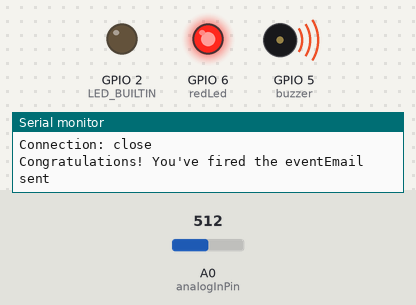
The sketch below on a simulated ESP8266 (NodeMCU). Parts: output pins drawn as LEDs (lit = HIGH, except the on-board LED, lit = LOW), buzzer (waves = sounding, pin HIGH), the last lines printed to the serial monitor. The inputs (shaded band) are chosen by the test bench; at power-on: A0 (analogInPin) = 512. WiFi joins after 1.5 s; servers stay silent unless stated; web services answer with replies made up by the test bench.

Above: at 11.3 s.
11.4 s: A0 (analogInPin) set to 123
16.4 s: A0 (analogInPin) set to 104
At 19.2 s:
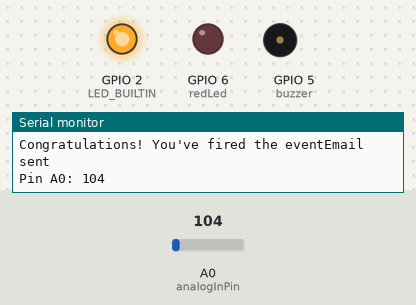
At 21.2 s:
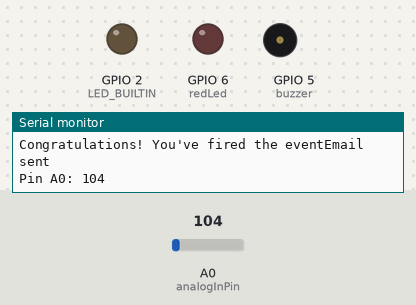
25.8 s: A0 (analogInPin) set to 120
At 29.3 s:
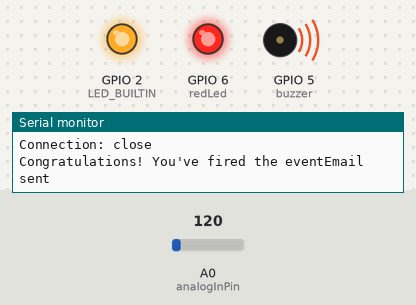
Timing chart, 0 to 40.5 s (numbered marks = the images above; inputs shaded):
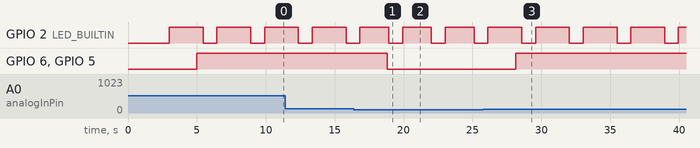

The sketch:

code.ino
```cpp
#include <ESP8266WiFi.h>
int redLed = 6;
int buzzer = 5;
int analogInPin = A0;
// Our threshold value(depends on response to gas during calibration)
int sensorThres = 110;
const char* ssid     = ""; //SSID name
const char* password = ""; //Wifi password

const char* resource = "https://maker.ifttt.com/trigger/above_500/with/key/byZO9AD8P_K6TVMaZfNkf9";
const char* server = "maker.ifttt.com";

void setup() {
  pinMode(redLed, OUTPUT);
  pinMode(buzzer, OUTPUT);
  pinMode(analogInPin, INPUT);
  Serial.begin(9600);
  WiFi.begin(ssid, password);
  Serial.print("Connecting to ");
  Serial.print(ssid); Serial.println(" ...");

  int i = 0;
  while (WiFi.status() != WL_CONNECTED) {
    delay(1000);
    Serial.print(++i);
    Serial.print(' ');
  }
  Serial.println('\n');
  Serial.println("Connection established!");
  Serial.print("IP address:\t");
  Serial.println(WiFi.localIP());
  pinMode(LED_BUILTIN, OUTPUT);

}


void loop() {
  digitalWrite(LED_BUILTIN, LOW);
  delay(1000);                      // Wait for a second
  digitalWrite(LED_BUILTIN, HIGH);  // Turn the LED off by making the voltage HIGH
  delay(2000);
  int analogSensor = analogRead(analogInPin);
  Serial.print("Pin A0: ");
  Serial.println(analogSensor);
  // Checks if it has reached the threshold value
  if (analogSensor > sensorThres)
  {
    digitalWrite(redLed, HIGH);
    digitalWrite(buzzer, HIGH);
    WiFiClient client;
      client.connect(server,80);
      client.print(String("GET ") + resource +
                      " HTTP/1.1\r\n" +
                      "Host: " + server + "\r\n" +
                      "Connection: close\r\n\r\n");

      int timeout = 5 * 10; // 5 seconds
      while(!!!client.available() && (timeout-- > 0))
      {
        delay(100);
      }
      while(client.available())
      {
        Serial.write(client.read());
      }
      client.stop();
      Serial.println("Email sent");

  }
  else
  {
    digitalWrite(redLed, LOW);
    digitalWrite(buzzer, LOW);
  }
  delay(100);
}
```

Measured:
- the behaviour switches between 111 and 110 on A0 (analogInPin) (found by bisection; images 0 and 1)
- after the input at 16.4 s, GPIO 6 (redLed), GPIO 5 (buzzer): HIGH → LOW after 2.4 s
- after the input at 25.8 s, GPIO 6 (redLed), GPIO 5 (buzzer): LOW → HIGH after 2.3 s
- by itself, GPIO 2 (LED_BUILTIN): alternates HIGH for 2.5 s and LOW for 1.0 s
